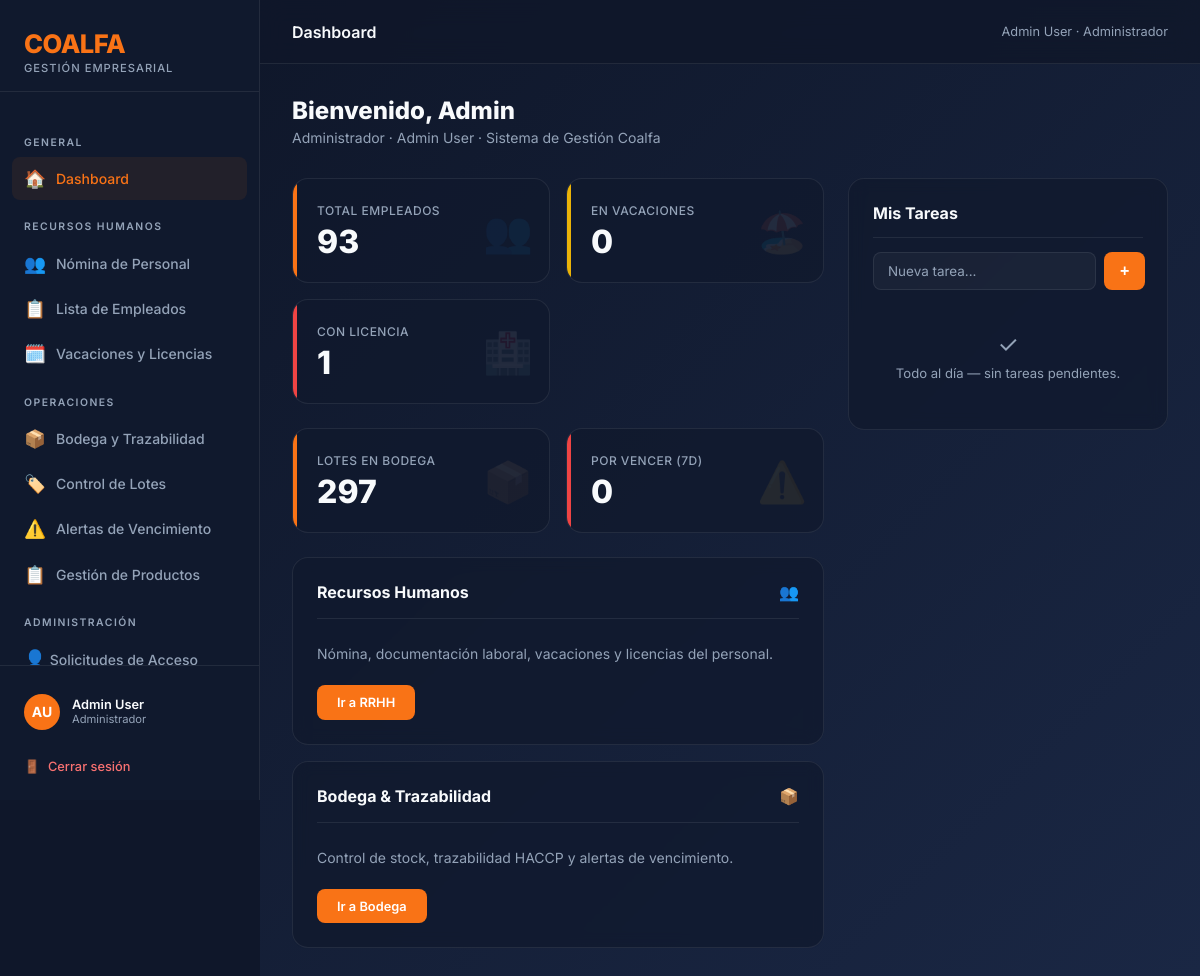
The app's page / (signed in) with its own data.
### coalfa/models.py (models this page shows, shortened)
class Usuario(AbstractBaseUser, PermissionsMixin):
    ROL_CHOICES = [
        ("ADMIN", "Administrador"),
        ("RRHH", "Recursos Humanos"),
        ("OPERACIONAL", "Operacional"),
    ]
    rut = models.CharField(max_length=12, unique=True, verbose_name="RUT")
    nombre = models.CharField(max_length=60, verbose_name="Nombre")
    apellido = models.CharField(max_length=60, verbose_name="Apellido")
    rol = models.CharField(max_length=15, choices=ROL_CHOICES, default="RRHH", verbose_name="Rol")
    is_active = models.BooleanField(default=True, verbose_name="Activo")
    is_staff = models.BooleanField(default=False, verbose_name="Es staff")
    solicitud_pendiente = models.BooleanField(default=False, verbose_name="Solicitud pendiente de aprobación")
    date_joined = models.DateTimeField(default=timezone.now, verbose_name="Fecha de registro")
    USERNAME_FIELD = "rut"
    REQUIRED_FIELDS = ["nombre", "apellido"]
    objects = UsuarioManager()
    def get_full_name(self):
        return f"{self.nombre} {self.apellido}"
    class Meta:
        verbose_name = "Usuario"
        verbose_name_plural = "Usuarios"

### coalfa/views.py (the view)
# urls.py: path("", views.dashboard, name="dashboard"),
@login_required(login_url="/login/")
def dashboard(request):
    context = {}
    if request.user.rol in ("RRHH", "ADMIN"):
        total_empleados = Empleado.objects.count()
        en_vacaciones = Empleado.objects.filter(estado="VACACIONES").count()
        con_licencia = Empleado.objects.filter(estado="LICENCIA").count()
        finiquitados = Empleado.objects.filter(estado="FINIQUITADO").count()
        context.update({
            "total_empleados": total_empleados,
            "en_vacaciones": en_vacaciones,
            "con_licencia": con_licencia,
            "finiquitados": finiquitados,
        })
    if request.user.rol in ("OPERACIONAL", "ADMIN"):
        hoy = datetime.date.today()
        pronto = hoy + datetime.timedelta(days=7)
        lotes_bodega = Lote.objects.filter(ubicacion_actual="BODEGA", estado="ACTIVO").count()
        lotes_por_vencer = Lote.objects.filter(
            fecha_vencimiento__lte=pronto,
            fecha_vencimiento__gte=hoy,
            estado="ACTIVO"
        ).count()
        context.update({
            "lotes_bodega": lotes_bodega,
            "lotes_por_vencer": lotes_por_vencer,
        })
    tareas = TareaBodega.objects.all()
    context.update({
        "tareas": tareas,
        "tareas_pendientes": tareas.filter(completada=False).count(),
    })
    if request.user.rol == "ADMIN":
        from .models import Usuario
        context["solicitudes_count"] = Usuario.objects.filter(solicitud_pendiente=True).count()
    return render(request, "coalfa/dashboard.html", context)

### coalfa/context_processors.py (called while the page is built)
def solicitudes_pendientes(request):
    if request.user.is_authenticated and getattr(request.user, 'rol', None) == 'ADMIN':
        count = Usuario.objects.filter(solicitud_pendiente=True).count()
        return {'solicitudes_count': count}
    return {}

### coalfa/templates/coalfa/dashboard.html (shortened to what this page needs)
{% extends 'base.html' %}
{% block topbar_title %}Dashboard{% endblock %}
{% block nav_home %}active{% endblock %}
{% block content %}
<div class="page-title">Bienvenido, {{ user.nombre }}</div>
<p class="page-subtitle">{{ user.get_rol_display }} · {{ user.get_full_name }} · Sistema de Gestión Coalfa</p>
<div class="dash-wrap">
    <div>
        {% if user.rol == 'RRHH' or user.rol == 'ADMIN' %}
        <div class="kpi-grid" style="margin-bottom:1.5rem;">
            <div class="kpi-card">
                <div class="kpi-label">Total Empleados</div>
                <div class="kpi-value">{{ total_empleados|default:"0" }}</div>
                <div class="kpi-icon">👥</div>
            </div>
            <div class="kpi-card" style="--accent:#eab308;">
                <div class="kpi-label">En Vacaciones</div>
                <div class="kpi-value">{{ en_vacaciones|default:"0" }}</div>
                <div class="kpi-icon">🏖️</div>
            </div>
            <div class="kpi-card" style="--accent:#ef4444;">
                <div class="kpi-label">Con Licencia</div>
                <div class="kpi-value">{{ con_licencia|default:"0" }}</div>
                <div class="kpi-icon">🏥</div>
            </div>
        </div>
        {% endif %}
        {% if user.rol == 'OPERACIONAL' or user.rol == 'ADMIN' %}
        <div class="kpi-grid" style="margin-bottom:1.5rem;">
            <div class="kpi-card">
                <div class="kpi-label">Lotes en Bodega</div>
                <div class="kpi-value">{{ lotes_bodega|default:"0" }}</div>
                <div class="kpi-icon">📦</div>
            </div>
            <div class="kpi-card" style="--accent:#ef4444;">
                <div class="kpi-label">Por Vencer (7d)</div>
                <div class="kpi-value">{{ lotes_por_vencer|default:"0" }}</div>
                <div class="kpi-icon">⚠️</div>
            </div>
        </div>
        {% endif %}
        <div style="display:grid;grid-template-columns:repeat(auto-fill,minmax(260px,1fr));gap:1rem;">
            {% if user.rol == 'RRHH' or user.rol == 'ADMIN' %}
            <div class="card">
                <div class="card-header">
                    <span class="card-title">Recursos Humanos</span>
                    <span>👥</span>
                </div>
                <p style="color:var(--text-muted);font-size:0.875rem;margin-bottom:1.25rem;line-height:1.6;">
                    Nómina, documentación laboral, vacaciones y licencias del personal.
                </p>
                <a href="{% url 'rrhh_dashboard' %}" class="btn btn-primary">Ir a RRHH</a>
            </div>
            {% endif %}
            {% if user.rol == 'OPERACIONAL' or user.rol == 'ADMIN' %}
            <div class="card">
                <div class="card-header">
                    <span class="card-title">Bodega & Trazabilidad</span>
                    <span>📦</span>
                </div>
                <p style="color:var(--text-muted);font-size:0.875rem;margin-bottom:1.25rem;line-height:1.6;">
                    Control de stock, trazabilidad HACCP y alertas de vencimiento.
                </p>
                <a href="{% url 'inventario_dashboard' %}" class="btn btn-primary">Ir a Bodega</a>
            </div>
            {% endif %}
        </div>
    </div>
    <div class="card">
        <div class="todo-header">
            <span class="todo-title">Mis Tareas</span>
        </div>
        <form method="post" action="{% url 'inventario_tarea_agregar' %}">
            <div class="todo-input-row">
                <input type="text" name="texto" id="task_input"
                       placeholder="Nueva tarea..." maxlength="200" required
                       autocomplete="off">
                <button type="submit" class="todo-add-btn">+</button>
            </div>
        </form>
        <div class="todo-wrap">
            {% for tarea in tareas %}
            <div class="task-item">
                <form method="post" action="{% url 'inventario_tarea_toggle' tarea.pk %}" style="display:contents;">
                    {% csrf_token %}
                    <button type="submit" class="task-check {% if tarea.completada %}done{% endif %}">
                        {% if tarea.completada %}✓{% endif %}
                    </button>
                </form>
                <span class="task-label {% if tarea.completada %}done{% endif %}">{{ tarea.texto }}</span>
                <form method="post" action="{% url 'inventario_tarea_eliminar' tarea.pk %}" style="display:contents;">
                    {% csrf_token %}
                    <button type="submit" class="task-del" title="Eliminar">✕</button>
                </form>
            </div>
            {% empty %}
            <div class="todo-empty">
                <div style="font-size:1.5rem;margin-bottom:0.4rem;">✓</div>
                Todo al día — sin tareas pendientes.
            </div>
            {% endfor %}
        </div>
    </div>
</div>
{% endblock %}

### templates/base.html (shortened to what this page needs)
<!DOCTYPE html>
<html lang="es">
<head>
</head>
<body>
    <div class="sidebar">
        <div class="sidebar-brand">
            <div class="logo-text">COALFA</div>
            <div class="logo-sub">Gestión Empresarial</div>
        </div>
        <nav class="sidebar-nav">
            <div class="nav-section-label">General</div>
            <a href="{% url 'dashboard' %}" class="nav-item {% block nav_home %}{% endblock %}">
                <span class="icon">🏠</span> Dashboard
            </a>
            {% if user.rol == 'RRHH' or user.rol == 'ADMIN' %}
            <div class="nav-section-label">Recursos Humanos</div>
            <a href="{% url 'rrhh_dashboard' %}" class="nav-item {% block nav_rrhh %}{% endblock %}">
                <span class="icon">👥</span> Nómina de Personal
            </a>
            <a href="{% url 'rrhh_lista_empleados' %}" class="nav-item {% block nav_empleados %}{% endblock %}">
                <span class="icon">📋</span> Lista de Empleados
            </a>
            <a href="{% url 'rrhh_ausencias' %}" class="nav-item {% block nav_ausencias %}{% endblock %}">
                <span class="icon">🗓️</span> Vacaciones y Licencias
            </a>
            {% endif %}
            {% if user.rol == 'OPERACIONAL' or user.rol == 'ADMIN' %}
            <div class="nav-section-label">Operaciones</div>
            <a href="{% url 'inventario_dashboard' %}" class="nav-item {% block nav_inventario %}{% endblock %}">
                <span class="icon">📦</span> Bodega y Trazabilidad
            </a>
            <a href="{% url 'inventario_lista_lotes' %}" class="nav-item {% block nav_lotes %}{% endblock %}">
                <span class="icon">🏷️</span> Control de Lotes
            </a>
            <a href="{% url 'inventario_alertas' %}" class="nav-item {% block nav_alertas %}{% endblock %}">
                <span class="icon">⚠️</span> Alertas de Vencimiento
            </a>
            <a href="{% url 'inventario_lista_productos' %}" class="nav-item {% block nav_productos %}{% endblock %}">
                <span class="icon">📋</span> Gestión de Productos
            </a>
            {% endif %}
            {% if user.rol == 'ADMIN' %}
            <div class="nav-section-label">Administración</div>
            <a href="{% url 'admin_solicitudes' %}" class="nav-item" style="display:flex;align-items:center;justify-content:space-between;">
                <span><span class="icon">👤</span> Solicitudes de Acceso</span>
            </a>
            {% endif %}
        </nav>
        <div class="sidebar-footer">
            <div class="user-info">
                <div class="user-avatar">{{ user.nombre|first }}{{ user.apellido|first }}</div>
                <div>
                    <div class="user-name">{{ user.get_full_name }}</div>
                    <div class="user-role">{{ user.get_rol_display }}</div>
                </div>
            </div>
            <a href="{% url 'logout' %}" class="btn-logout">
                <span>🚪</span> Cerrar sesión
            </a>
        </div>
    </div>
    <div class="main-wrapper">
        <div class="topbar">
            <div class="topbar-title">{% block topbar_title %}Dashboard{% endblock %}</div>
            <div class="topbar-breadcrumb">{{ user.get_full_name }} · {{ user.get_rol_display }}</div>
        </div>
        <div class="page-content">
            {% block content %}{% endblock %}
        </div>
    </div>
</body>
</html>

### records on screen
Usuario: nombre|first "A", apellido|first "U", get_full_name "Admin User", rol "Administrador", nombre "Admin"

### other values on screen
{{ total_empleados|default:"0" }} "93"
{{ en_vacaciones|default:"0" }} "0"
{{ con_licencia|default:"0" }} "1"
{{ lotes_bodega|default:"0" }} "297"
{{ lotes_por_vencer|default:"0" }} "0"
